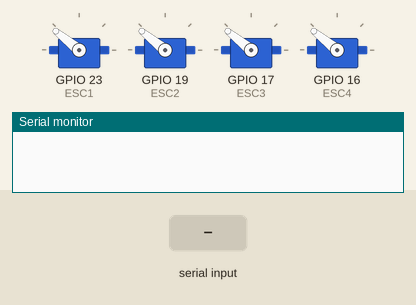
Recording of a sketch running on a simulated ESP32. Shown: 4 × servo, the last lines printed to the serial monitor. The inputs (shaded band) are chosen by the test bench.

Above: at 0.0 s.
At 11.2 s:
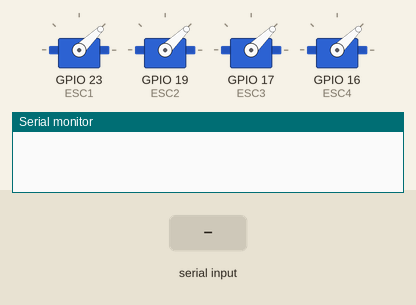
11.3 s: "90,45\n" received over Serial
At 11.8 s:
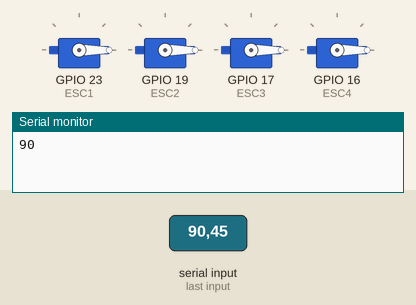
Timing chart, 0 to 14.3 s (numbered marks = the images above; inputs shaded):
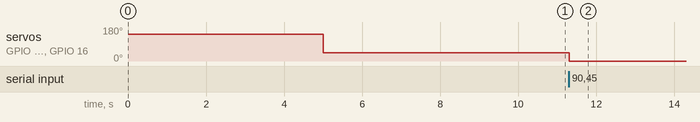

Measured:
- after the input at 11.3 s, servo on GPIO 23 (ESC1), servo on GPIO 19 (ESC2), servo on GPIO 17 (ESC3), servo on GPIO 16 (ESC4): 44° → 0° at once

The sketch:

motor.ino
```cpp
#include <ESP32Servo.h>

#define ESC1 23
#define ESC2 19
#define ESC3 17
#define ESC4 16

Servo esc1;
Servo esc2;
Servo esc3;
Servo esc4;

void setup()
{
  Serial.begin(115200);

	esc1.setPeriodHertz(50);
  esc1.attach(ESC1);
  esc2.setPeriodHertz(50);
  esc2.attach(ESC2);
  esc3.setPeriodHertz(50);
  esc3.attach(ESC3);
  esc4.setPeriodHertz(50);
  esc4.attach(ESC4);

  esc1.writeMicroseconds(2000);
  esc2.writeMicroseconds(2000);
  esc3.writeMicroseconds(2000);
  esc4.writeMicroseconds(2000);
  delay(5000);
  esc1.writeMicroseconds(1000);
  esc2.writeMicroseconds(1000);
  esc3.writeMicroseconds(1000);
  esc4.writeMicroseconds(1000);
  delay(5000);
}

void loop() {
  if(Serial.available()){
    int val = Serial.readStringUntil('\n').toInt();
    Serial.println(val);
    esc1.writeMicroseconds(val);
    esc2.writeMicroseconds(val);
    esc3.writeMicroseconds(val);
    esc4.writeMicroseconds(val);
  }
  delay(10);
}
```
